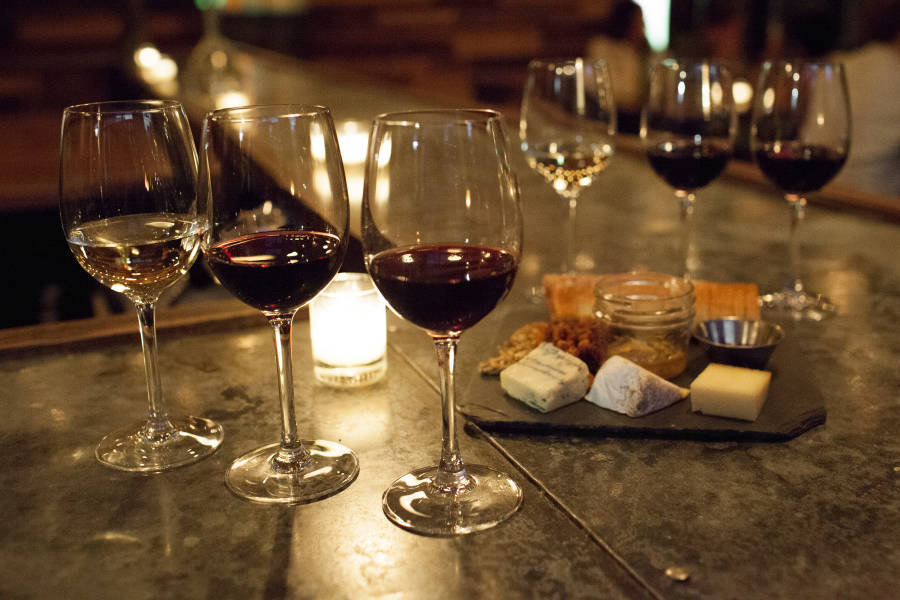
#> input picture api-endpoint/exposure_tests/wine.jpg, 900 x 600 px
$ python overexposed2.py
#> lines starting #> are read from the running program, lines starting #| are printed output that depends on the picture
from __future__ import print_function
from __future__ import division
import cv2 as cv
import numpy as np
import argparse

def round(x):
    return x

parser = argparse.ArgumentParser(description='Code for Histogram Calculation tutorial.')
parser.add_argument('--input', help='Path to input image.', default='wine.jpg')
args = parser.parse_args()
src = cv.imread(cv.samples.findFile(args.input))
#> src is the input picture: shape (600, 900, 3); mean B, G, R 48.3, 75.1, 101.8
if src is None:
    print('Could not open or find the image:', args.input)
    exit(0)
bgr_planes = cv.split(src)
histSize = 256
histRange = (0, 256) # the upper boundary is exclusive
accumulate = False
b_hist = cv.calcHist(bgr_planes, [0], None, [histSize], histRange, accumulate=accumulate)
#> b_hist = 256 values, max 13409 at index 17, min 128 at index 1, mean 2109.4
g_hist = cv.calcHist(bgr_planes, [1], None, [histSize], histRange, accumulate=accumulate)
#> g_hist = 256 values, max 10742 at index 6, min 295 at index 1, mean 2109.4
r_hist = cv.calcHist(bgr_planes, [2], None, [histSize], histRange, accumulate=accumulate)
#> r_hist = 256 values, max 6555 at index 6, min 20 at index 1, mean 2109.4
hist_w = 512
hist_h = 400
bin_w = int(round( hist_w/histSize ))
histImage = np.zeros((hist_h, hist_w, 3), dtype=np.uint8)
cv.normalize(b_hist, b_hist, alpha=0, beta=hist_h, norm_type=cv.NORM_MINMAX)
cv.normalize(g_hist, g_hist, alpha=0, beta=hist_h, norm_type=cv.NORM_MINMAX)
cv.normalize(r_hist, r_hist, alpha=0, beta=hist_h, norm_type=cv.NORM_MINMAX)
for i in range(1, histSize):
    cv.line(histImage, ( bin_w*(i-1), hist_h - int(round(b_hist[i-1])) ),
            ( bin_w*(i), hist_h - int(round(b_hist[i])) ),
            ( 255, 0, 0), thickness=2)
    cv.line(histImage, ( bin_w*(i-1), hist_h - int(round(g_hist[i-1])) ),
            ( bin_w*(i), hist_h - int(round(g_hist[i])) ),
            ( 0, 255, 0), thickness=2)
    cv.line(histImage, ( bin_w*(i-1), hist_h - int(round(r_hist[i-1])) ),
            ( bin_w*(i), hist_h - int(round(r_hist[i])) ),
            ( 0, 0, 255), thickness=2)
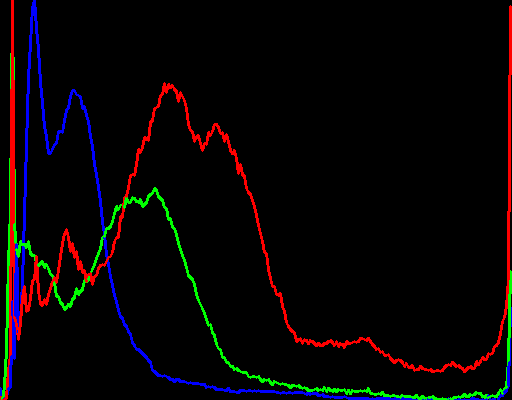
#> histImage: shape (400, 512, 3); mean of channels 0, 1, 2 5, 4.2, 7.9; drawn as B, G, R
cv.imshow('Source image', src)
cv.imshow('calcHist Demo', histImage)
cv.waitKey()

$ run again, with api-endpoint/exposure_tests/ok.jpg copied over api-endpoint/exposure_tests/wine.jpg
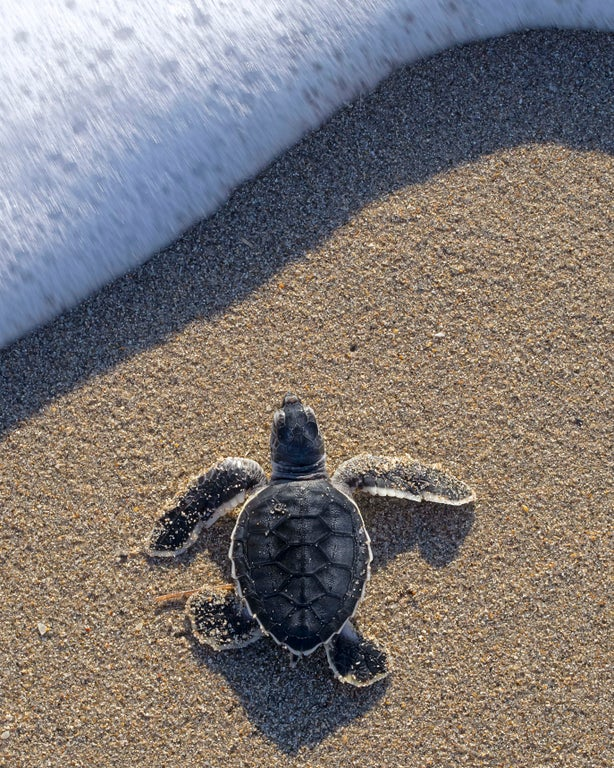
#> input picture api-endpoint/exposure_tests/ok.jpg, 614 x 768 px
#> src is the input picture: shape (768, 614, 3); mean B, G, R 117.6, 120, 126.7
#> b_hist = 256 values, max 4333 at index 85, min 5 at index 1, mean 1842
#> g_hist = 256 values, max 4269 at index 126, min 43 at index 254, mean 1842
#> r_hist = 256 values, max 3381 at index 151, min 66 at index 253, mean 1842
#> after the loop `for i in range(1, histSize):`:
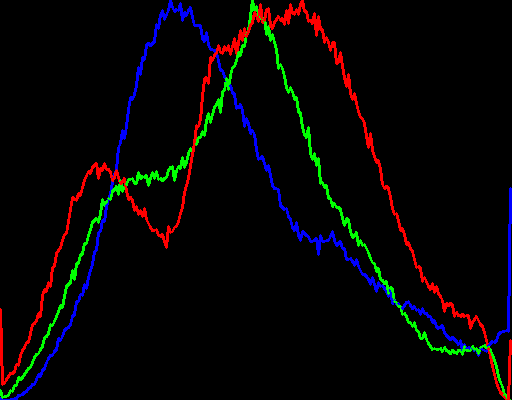
#> histImage: shape (400, 512, 3); mean of channels 0, 1, 2 5, 4.7, 6.3; drawn as B, G, R
